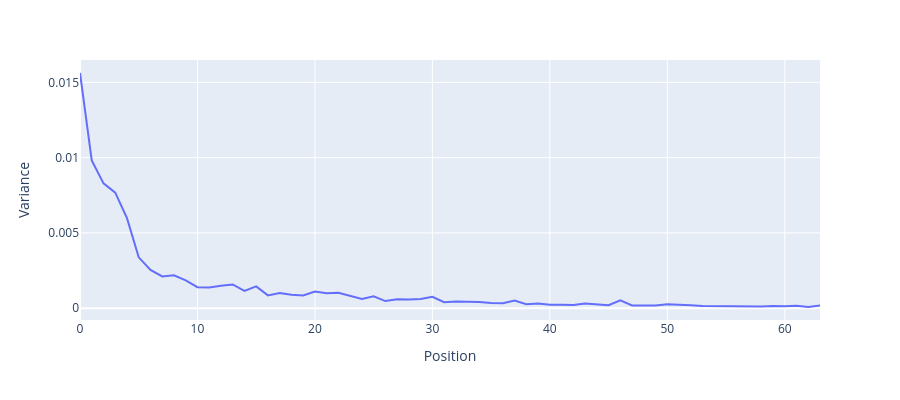

Notebook code cell kept with this figure:
### Code cell
line(cache['blocks.0.attn.hook_pattern'][0].squeeze(0).var(-1), xaxis='Position', yaxis='Variance')

### Figure 1 — Plotly figure (JSON) as saved in the notebook; plotly's stock layout.template omitted (floating-point values rounded to 4 significant figures)
{"data": [{"hovertemplate": "variable=0<br>index=%{x}<br>value=%{y}<extra></extra>", "legendgroup": "0", "line": {"color": "#636efa", "dash": "solid"}, "marker": {"symbol": "circle"}, "mode": "lines", "name": "0", "orientation": "v", "showlegend": true, "type": "scatter", "x": [0, 1, 2, 3, 4, 5, 6, 7, 8, 9, 10, 11, 12, 13, 14, 15, 16, 17, 18, 19, 20, 21, 22, 23, 24, 25, 26, 27, 28, 29, 30, 31, 32, 33, 34, 35, 36, 37, 38, 39, 40, 41, 42, 43, 44, 45, 46, 47, 48, 49, 50, 51, 52, 53, 54, 55, 56, 57, 58, 59, 60, 61, 62, 63], "xaxis": "x", "y": [0.01562, 0.009817, 0.008292, 0.007678, 0.005979, 0.003375, 0.002544, 0.002104, 0.00218, 0.001851, 0.001396, 0.001376, 0.001492, 0.001575, 0.001146, 0.001445, 0.0008504, 0.001006, 0.0008846, 0.0008364, 0.001099, 0.0009887, 0.001026, 0.0008112, 0.0006176, 0.0007887, 0.0004712, 0.0005911, 0.0005782, 0.0006165, 0.0007517, 0.0003991, 0.0004409, 0.0004247, 0.0004124, 0.0003388, 0.0003296, 0.0005137, 0.0002666, 0.0003015, 0.0002277, 0.0002236, 0.0002112, 0.0003102, 0.0002587, 0.0001984, 0.000514, 0.0001779, 0.0001744, 0.0001823, 0.0002537, 0.0001984, 0.0001876, 0.0001466, 0.0001369, 0.0001622, 0.0001109, 0.0001456, 0.0001054, 0.0001492, 0.0001186, 0.0001522, 7.685e-05, 0.0001745], "yaxis": "y"}], "layout": {"height": 400, "legend": {"title": {"text": ""}, "tracegroupgap": 0}, "margin": {"t": 60}, "showlegend": false, "title": {"text": ""}, "xaxis": {"anchor": "y", "domain": [0, 1], "title": {"text": "Position"}}, "yaxis": {"anchor": "x", "domain": [0, 1], "title": {"text": "Variance"}}}}
